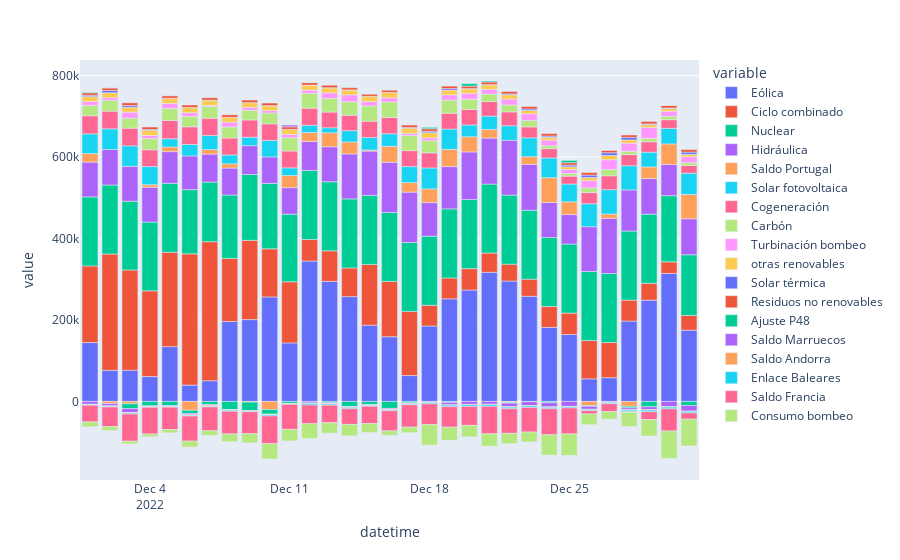

Notebook code cell kept with this figure:
### Code cell
px.bar(data_frame=dfm, x='datetime', y='value', color='variable')
